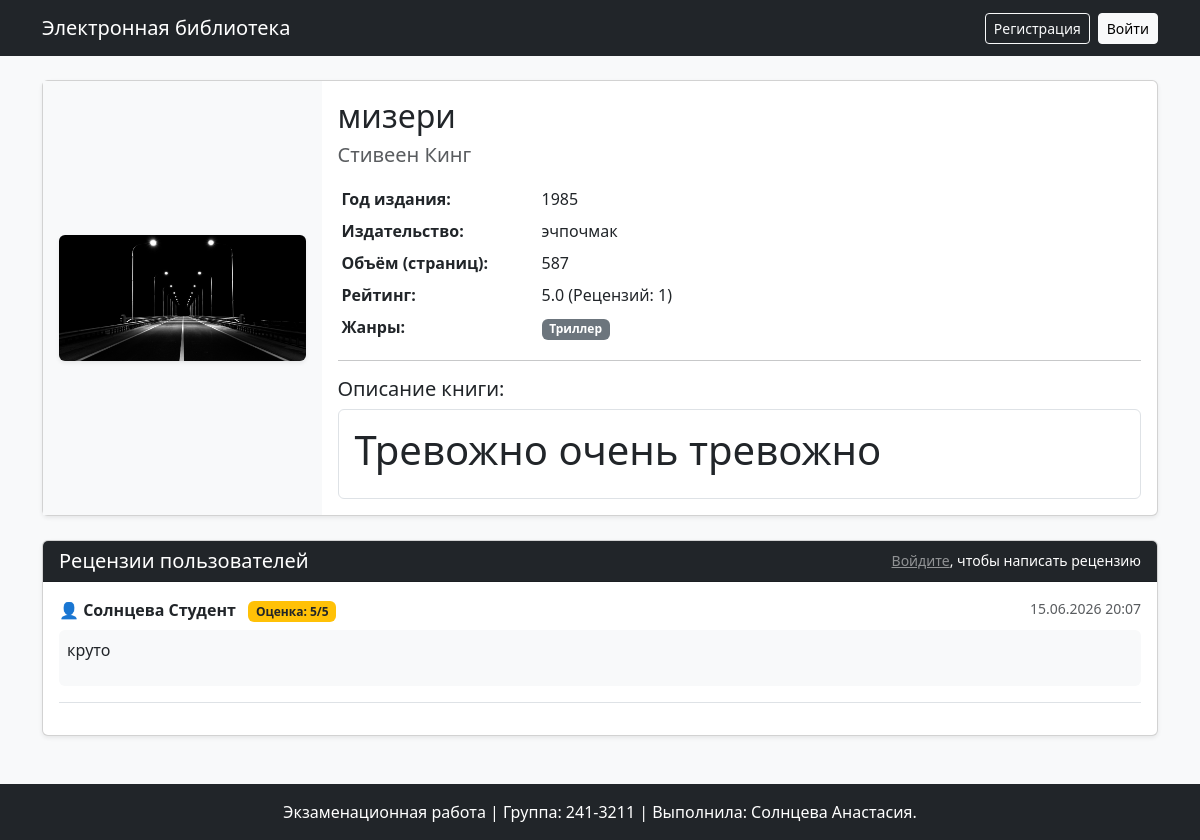
Screenshot of /book/1 with the database file from the repository.
### models.py (models this page shows, shortened)
class Cover(db.Model):
    __tablename__ = 'covers'
    id = db.Column(db.Integer, primary_key=True)
    file_name = db.Column(db.String(255), nullable=False)  # Название файла на диске
    mime_type = db.Column(db.String(100), nullable=False)  # Например, image/jpeg
    md5_hash = db.Column(db.String(32), nullable=False)    # Хэш для проверки дубликатов
    book_id = db.Column(db.Integer, db.ForeignKey('books.id', ondelete='CASCADE'), nullable=False)
    book = db.relationship('Book', backref=db.backref('cover', cascade='all, delete-orphan'))

class Book(db.Model):
    __tablename__ = 'books'
    id = db.Column(db.Integer, primary_key=True)
    title = db.Column(db.String(255), nullable=False)        # Название
    description = db.Column(db.Text, nullable=False)          # Краткое описание (Markdown)
    year = db.Column(db.Integer, nullable=False)              # Год (в SQLite используем Integer)
    publisher = db.Column(db.String(255), nullable=False)     # Издательство
    author = db.Column(db.String(255), nullable=False)        # Автор
    pages = db.Column(db.Integer, nullable=False)             # Объём в страницах
    genres = db.relationship('Genre', secondary=book_genre, backref=db.backref('books', lazy='dynamic'))
    @property
    def average_rating(self):
        reviews = Review.query.filter_by(book_id=self.id).all()
        if not reviews:
            return 0.0
        return round(sum(r.rating for r in reviews) / len(reviews), 2)
    @property
    def reviews_count(self):
        return Review.query.filter_by(book_id=self.id).count()

class Review(db.Model):
    __tablename__ = 'reviews'
    id = db.Column(db.Integer, primary_key=True)
    book_id = db.Column(db.Integer, db.ForeignKey('books.id', ondelete='CASCADE'), nullable=False)
    user_id = db.Column(db.Integer, db.ForeignKey('users.id', ondelete='CASCADE'), nullable=False)
    rating = db.Column(db.Integer, nullable=False)          # Оценка от 0 до 5
    text = db.Column(db.Text, nullable=False)              # Текст рецензии (Markdown)
    created_at = db.Column(db.DateTime, nullable=False, default=datetime.utcnow) # Авто-дата
    user = db.relationship('User', backref=db.backref('reviews', lazy=True))
    book = db.relationship('Book', backref=db.backref('reviews', cascade="all, delete-orphan", lazy=True))

class Genre(db.Model):
    __tablename__ = 'genres'
    id = db.Column(db.Integer, primary_key=True)
    name = db.Column(db.String(100), nullable=False, unique=True) # Обязательное, уникальное

class User(db.Model, UserMixin):
    __tablename__ = 'users'
    id = db.Column(db.Integer, primary_key=True)
    login = db.Column(db.String(50), nullable=False, unique=True)
    password_hash = db.Column(db.String(256), nullable=False)
    last_name = db.Column(db.String(50), nullable=False)
    first_name = db.Column(db.String(50), nullable=False)
    middle_name = db.Column(db.String(50), nullable=True)
    role_id = db.Column(db.Integer, db.ForeignKey('roles.id'), nullable=False)
    role = db.relationship('Role', backref=db.backref('users', lazy=True))

### app.py (the view)
    @app.route('/book/<int:book_id>')
    def book_detail(book_id):
        book = Book.query.get_or_404(book_id)
        book_description_html = book.description
        reviews = Review.query.filter_by(book_id=book.id).order_by(Review.created_at.desc()).all()
        for r in reviews:
            r.text_html = r.text
        already_reviewed = False
        if current_user.is_authenticated:
            already_reviewed = Review.query.filter_by(book_id=book.id, user_id=current_user.id).first() is not None
        return render_template('book_detail.html',
                               book=book,
                               description_html=book_description_html,
                               reviews=reviews,
                               already_reviewed=already_reviewed)

### templates/book_detail.html (shortened to what this page needs)
{% extends 'base.html' %}
{% block content %}
<div class="card shadow-sm mb-4">
    <div class="row g-0">
        <div class="col-md-3 bg-light d-flex align-items-center justify-content-center p-3">
            {% if book.cover %}
                <img src="{{ url_for('static', filename='covers/' + book.cover[0].file_name) }}" class="img-fluid rounded shadow-sm" alt="Обложка">
            {% else %}
                <span class="text-muted">Нет обложки</span>
            {% endif %}
        </div>
        <div class="col-md-9">
            <div class="card-body">
                <h2 class="card-title">{{ book.title }}</h2>
                <h5 class="text-muted mb-3">{{ book.author }}</h5>
                <table class="table table-sm table-borderless">
                    <tr><th style="width: 200px;">Год издания:</th><td>{{ book.year }}</td></tr>
                    <tr><th>Издательство:</th><td>{{ book.publisher }}</td></tr>
                    <tr><th>Объём (страниц):</th><td>{{ book.pages }}</td></tr>
                    <tr><th>Рейтинг:</th><td>{{ book.average_rating }} (Рецензий: {{ book.reviews_count }})</td></tr>
                    <tr>
                        <th>Жанры:</th>
                        <td>
                            {% for genre in book.genres %}
                                <span class="badge bg-secondary">{{ genre.name }}</span>
                            {% endfor %}
                        </td>
                    </tr>
                </table>
                <hr>
                <h5>Описание книги:</h5>
                <div class="book-description border p-3 rounded bg-white">
                    {{ description_html | safe }}
                </div>
            </div>
        </div>
    </div>
</div>
<div class="card shadow-sm mb-5">
    <div class="card-header bg-dark text-white d-flex justify-content-between align-items-center">
        <h5 class="mb-0">Рецензии пользователей</h5>
        {% if current_user.is_authenticated %}
            {% if not already_reviewed %}
                <a href="{{ url_for('add_review', book_id=book.id) }}" class="btn btn-light btn-sm">Написать рецензию</a>
            {% else %}
                <span class="badge bg-success">Вы уже оставили рецензию</span>
            {% endif %}
        {% else %}
            <small><a href="{{ url_for('login') }}" class="text-white-50">Войдите</a>, чтобы написать рецензию</small>
        {% endif %}
    </div>
    <div class="card-body">
        {% if not reviews %}
            <p class="text-muted text-center my-3">На эту книгу пока нет рецензий. Будьте первым!</p>
        {% else %}
            {% for r in reviews %}
                <div class="border-bottom pb-3 mb-3">
                    <div class="d-flex justify-content-between align-items-start mb-1">
                        <div>
                            <strong>👤 {{ r.user.last_name }} {{ r.user.first_name }}</strong>
                            <span class="badge bg-warning text-dark ms-2">Оценка: {{ r.rating }}/5</span>
                        </div>
                        <div class="d-flex align-items-center gap-2">
                            <small class="text-muted">{{ r.created_at.strftime('%d.%m.%Y %H:%M') }}</small>
                        </div>
                    </div>
                    <div class="review-text p-2 rounded bg-light mt-2">
                        {{ r.text_html | safe }}
                    </div>
                </div>
            {% endfor %}
        {% endif %}
    </div>
</div>
{% endblock %}

### rows the page displays
Cover: file_name (picture)
Book: title "мизери", author "Стивеен Кинг", year "1985", publisher "эчпочмак", pages "587", reviews_count "1", description "Тревожно очень тревожно"
Review: average_rating "5.0", user.last_name "Солнцева", user.first_name "Студент", rating "5", created_at "15.06.2026 20:07", text_html "круто"
Genre: name "Триллер"
